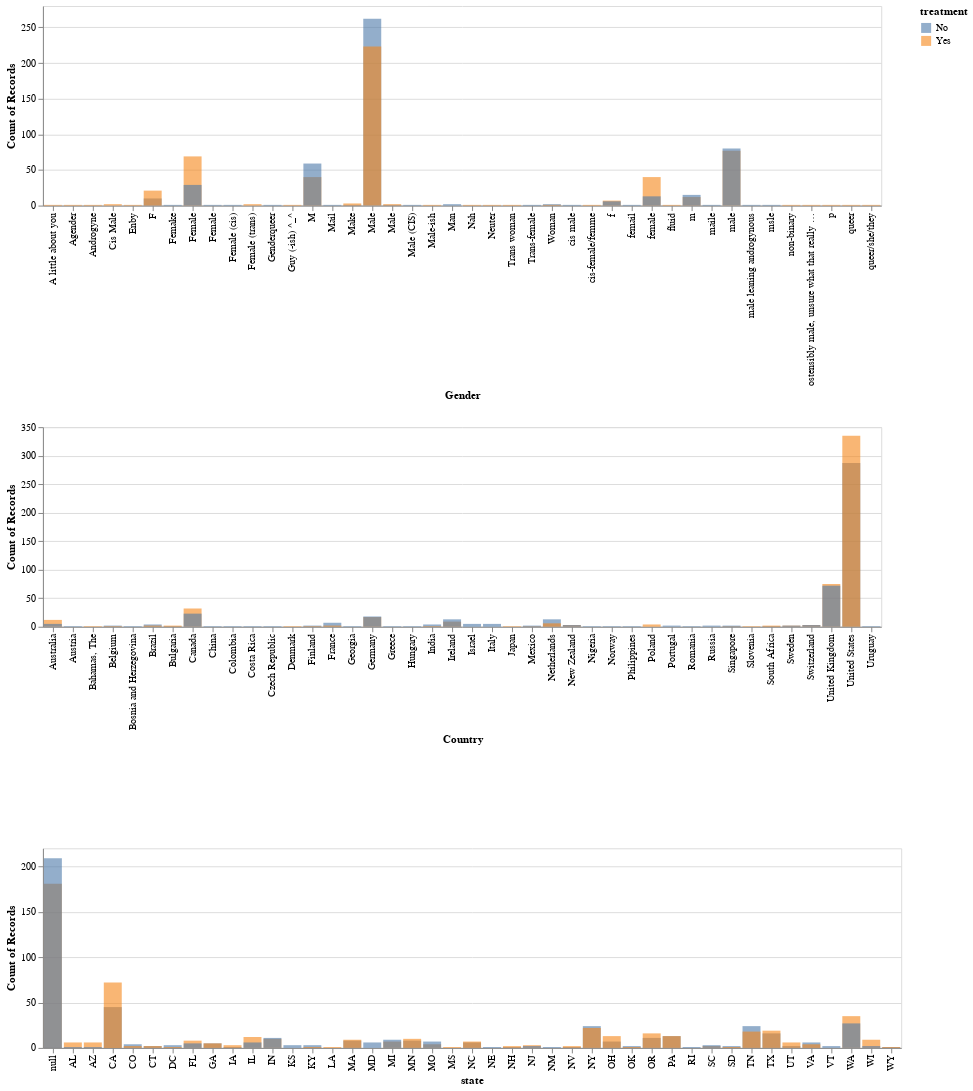

Source (notebook cell):
### Markdown cell above
Now we'll look at columns with many unique values and see if we need all those categories.

### Code cell
cat_long_columns=['Gender','Country','state']
alt.Chart(train_df).mark_bar(opacity=0.6).encode(
    alt.X(alt.repeat(), type='ordinal'),
    alt.Y('count()', stack=None),
    alt.Color('treatment')
).properties(
    height=200
).repeat(
    cat_long_columns,
    columns=1
)

### Figure 1 — Vega-Lite specification as saved in the notebook (floating-point values rounded to 4 significant figures; data arrays with more than 128 entries replaced by an {"elided": "..."} marker saying what was removed)
{"config": {"view": {"continuousWidth": 400, "continuousHeight": 300}}, "repeat": ["Gender", "Country", "state"], "spec": {"data": {"name": "data-25130b61471f1644011d8bc96e350870"}, "mark": {"type": "bar", "opacity": 0.6}, "encoding": {"color": {"type": "nominal", "field": "treatment"}, "x": {"type": "ordinal", "field": {"repeat": "repeat"}}, "y": {"type": "quantitative", "aggregate": "count", "stack": null}}, "height": 200}, "columns": 1, "$schema": "https://vega.github.io/schema/vega-lite/v4.8.1.json", "datasets": {"data-25130b61471f1644011d8bc96e350870": {"elided": "1007 records"}}}
